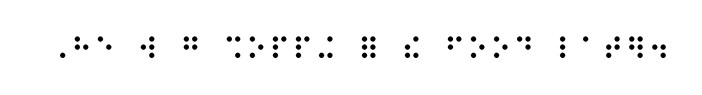
#> input picture braille_backend/contracted_braille_example.jpg, 702 x 95 px
$ python preprocess.py
#> lines starting #> are read from the running program, lines starting #| are printed output that depends on the picture; after the words box and inside, x2 and y2 are one past the last pixel; in counts of white or black regions, pixels touching at a corner belong together
import cv2
import numpy as np

def preprocess_braille_image(input_path, output_path):
    # Load image
#> called with input_path = 'contracted_braille_example.jpg', output_path = 'preprocessed_braille.jpg'
    img = cv2.imread(input_path)
#> img is the input picture: shape (95, 702, 3); min 0, max 255, mean 249.1

    # Convert to grayscale
    gray = cv2.cvtColor(img, cv2.COLOR_BGR2GRAY)

    # Invert colors (black dots -> white dots if needed)
    _, binary = cv2.threshold(gray, 128, 255, cv2.THRESH_BINARY_INV)
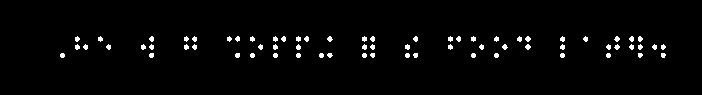
#> binary: shape (95, 702); 2.2% white; 69 white regions, largest, box (x1, y1, x2, y2) and area: (525, 36, 531, 42) 24, (525, 44, 531, 50) 24, (327, 36, 333, 42) 23

    # Resize image (YOLO expects ~640x640)
    resized = cv2.resize(binary, (640, 640), interpolation=cv2.INTER_LINEAR)
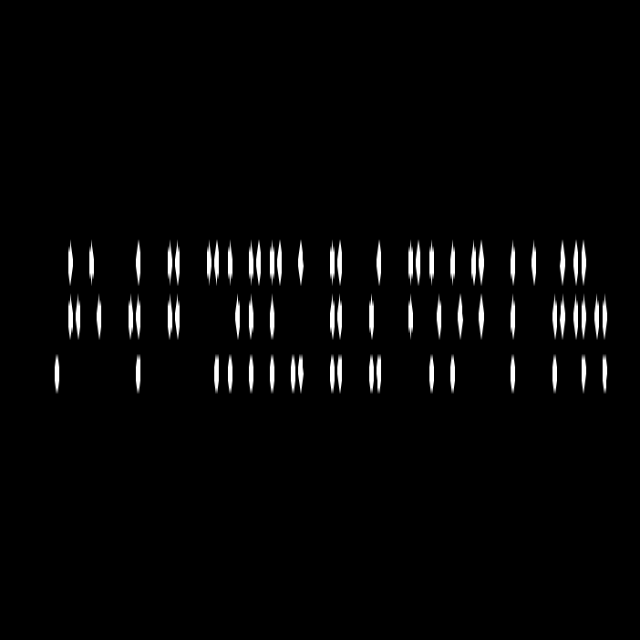
#> resized: shape (640, 640); min 0, max 255, mean 5.7

    # Add Gaussian noise (simulate scanned paper)
    noise = np.zeros(resized.shape, np.uint8)
    cv2.randn(noise, 0, 25)  # mean=0, stddev=25
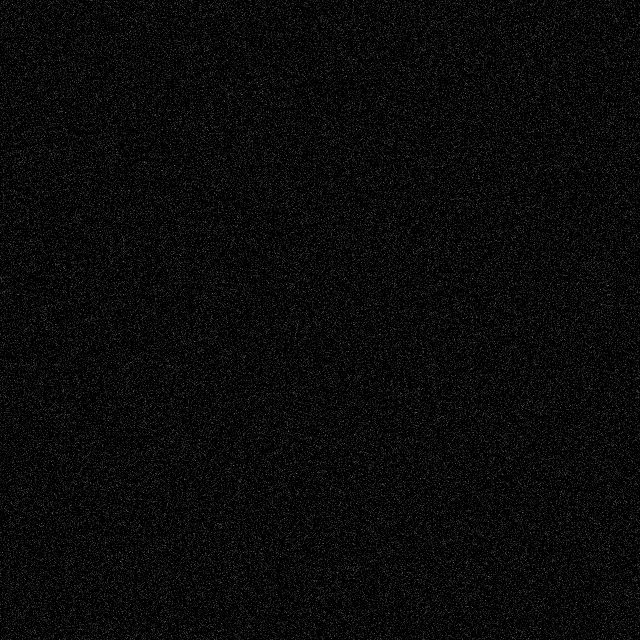
#> noise: shape (640, 640); min 0, max 116, mean 10
    noisy = cv2.add(resized, noise)
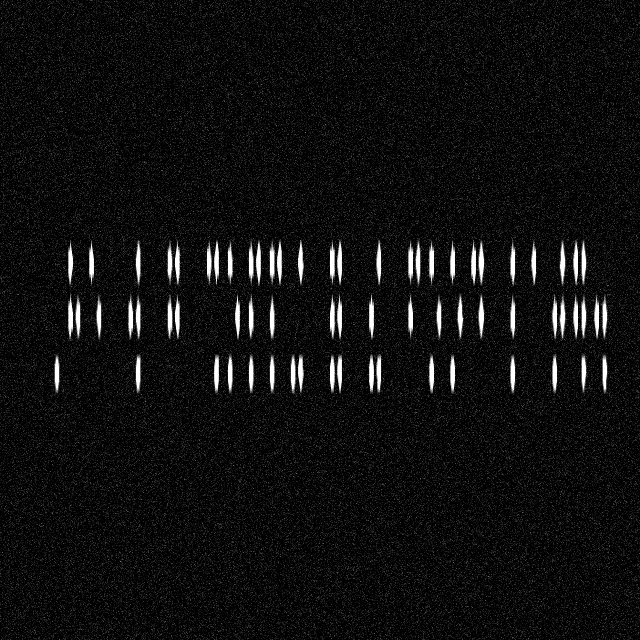
#> noisy: shape (640, 640); min 0, max 255, mean 15.5

    # Slight blur to soften sharp edges
    blurred = cv2.GaussianBlur(noisy, (3,3), 0)

    # Save preprocessed image
    cv2.imwrite(output_path, blurred)
    print(f"Preprocessed image saved at {output_path}")

# Example usage
preprocess_braille_image("contracted_braille_example.jpg", "preprocessed_braille.jpg")
